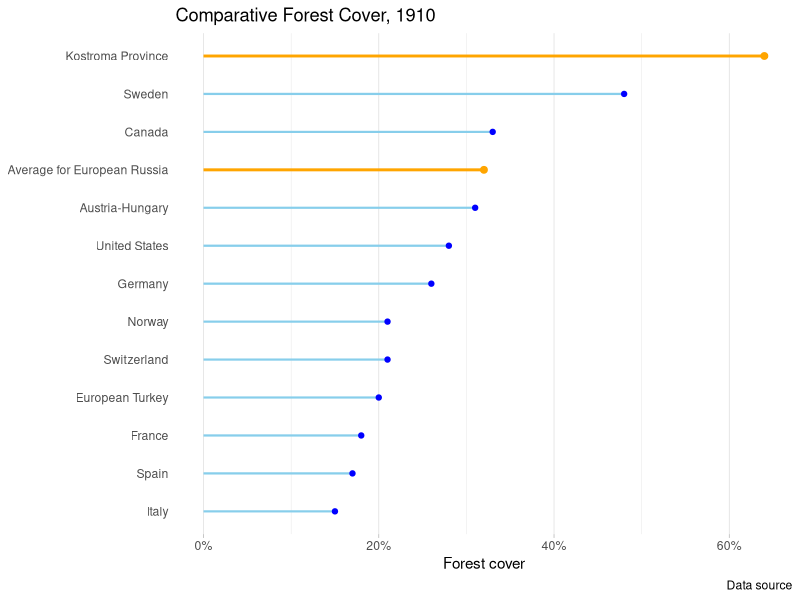

Write R code to recreate this figure.
library(readr)
library(tidyverse)
library(ggrepel)
library(colorspace)

int_data <- read_csv("international_comparisons.csv")

int_data <-int_data[order(int_data$forest_cover), ] 
int_data$jurisdiction <- factor(int_data$jurisdiction, levels = int_data$jurisdiction)

# cols <- c("seagreen1", "seagreen3", "paleturquoise","paleturquoise3",
#           "skyblue2", "skyblue2", "royalblue2", "royalblue3", 
#           "royalblue4", "purple1", "purple2", "purple3", "purple4")

ggplot(int_data, aes(x = jurisdiction, y = forest_cover, color = jurisdiction)) +

  geom_segment(aes(x = jurisdiction, 
                   xend = jurisdiction, 
                   y = 0, 
                   yend = forest_cover),
               color=ifelse(int_data$jurisdiction %in% c("Kostroma Province","Average for European Russia"), 
                            "orange", "skyblue"), 
               size=ifelse(int_data$jurisdiction %in% c("Kostroma Province","Average for European Russia"), 
                           1, .75)) +
  geom_point(color=ifelse(int_data$jurisdiction %in% c("Kostroma Province","Average for European Russia"), 
                          "orange", "blue"), 
             size=ifelse(int_data$jurisdiction %in% c("Kostroma Province","Average for European Russia"), 
                         2, 1.5)) +
    labs(title="Comparative Forest Cover, 1910", 
       caption="Data source",
       x = NULL,
       y = "Forest cover") +
  # scale_color_manual(values = cols) +

  theme_light() +
  coord_flip() +
  theme(
    panel.grid.major.y = element_blank(),
    panel.border = element_blank(),
    axis.ticks.y = element_blank()) +
  scale_y_continuous(labels = function(x) paste0(x, "%"))